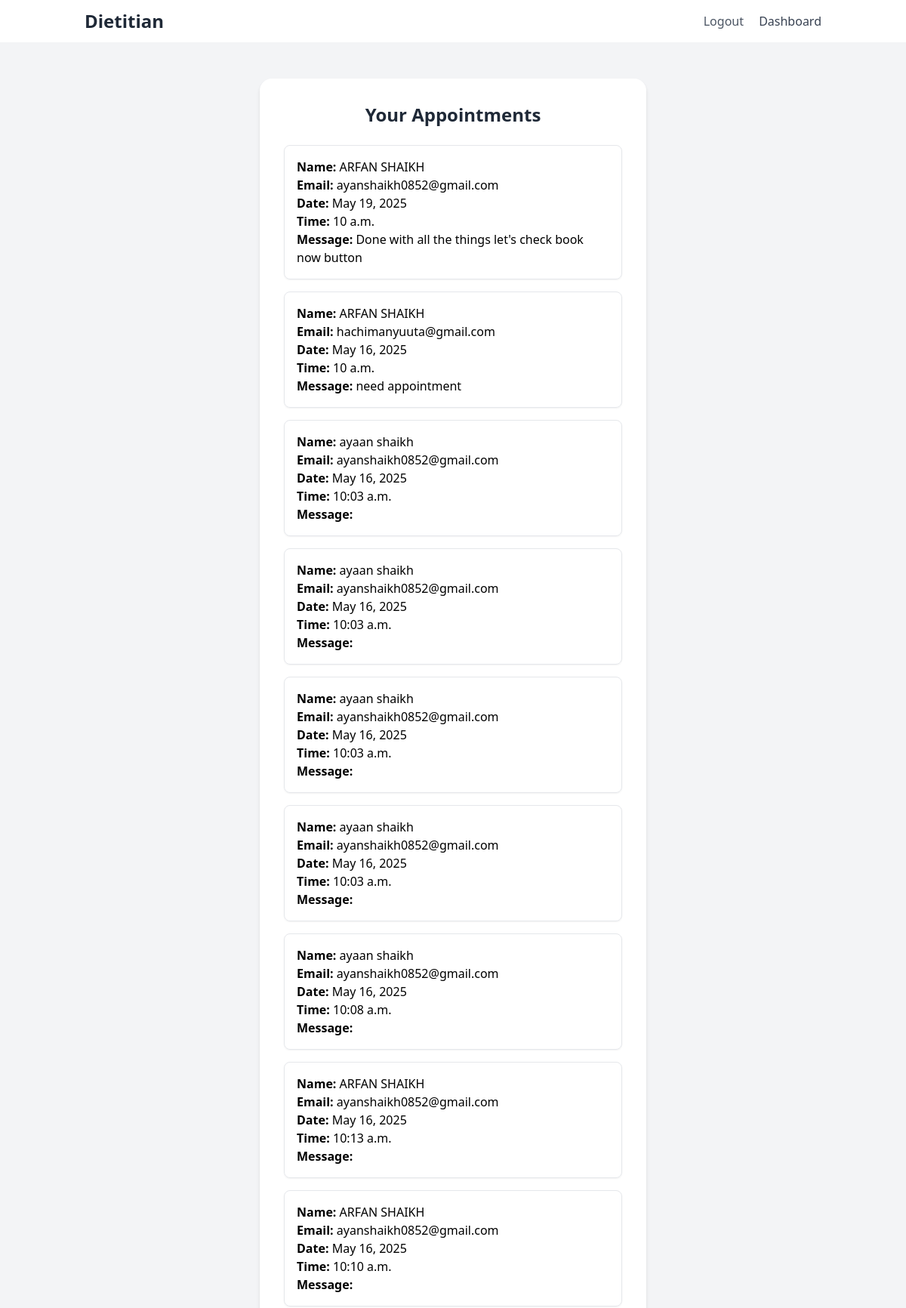
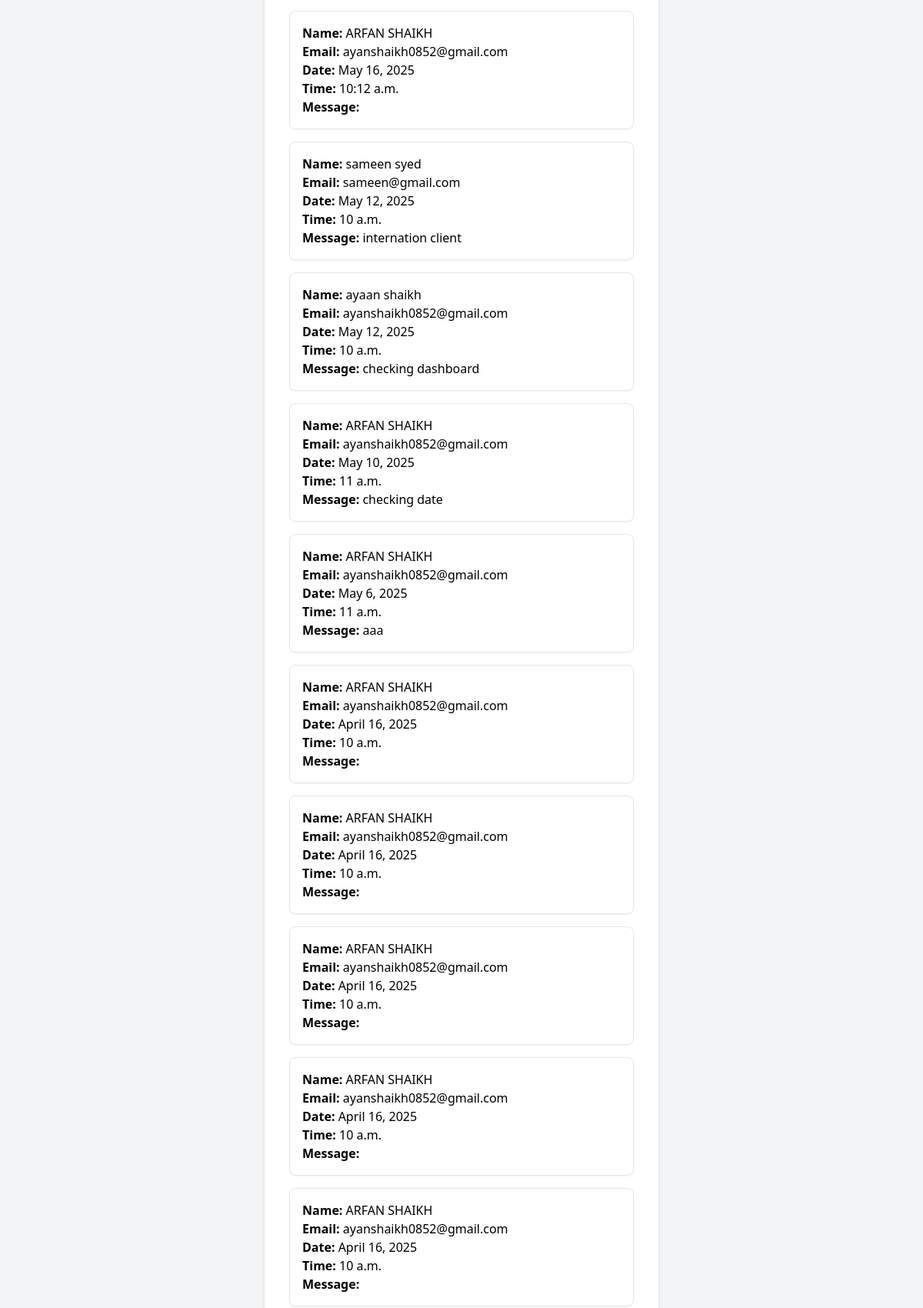
The page /appointments/ (signed in, upper part) on the database its author committed (2 pictures, top to bottom).
### main/models.py (models this page shows, shortened)
class Appointment(models.Model):
    user = models.ForeignKey(User, on_delete=models.CASCADE)
    full_name = models.CharField(max_length=100)
    email = models.EmailField()
    date = models.DateField()
    time = models.TimeField()
    message = models.TextField(blank = True)

### main/views.py (the view)
# urls.py: path('appointments/', views.user_appointments, name='user_appointments'),
@login_required
def user_appointments(request):
   appointments = Appointment.objects.filter(user=request.user).order_by('-date')
   return render(request, 'main/user_appointments.html', {'appointments': appointments})

### main/templates/main/user_appointments.html
{% extends 'base.html' %}
{% block content %}
<div class="min-h-screen bg-gray-100 flex items-center justify-center px-4 py-12">
  <div class="w-full max-w-lg bg-white rounded-2xl shadow-md p-8">
    <h2 class="text-2xl font-semibold text-gray-800 mb-6 text-center">Your Appointments</h2>
    {% if appointments %}
    <ul class="space-y-4">
      {% for appointment in appointments %}
      <li class="p-4 border rounded-lg shadow-sm">
        <p><strong>Name:</strong> {{ appointment.full_name }}</p>
        <p><strong>Email:</strong> {{ appointment.email }}</p>
        <p><strong>Date:</strong> {{ appointment.date }}</p>
        <p><strong>Time:</strong> {{ appointment.time }}</p>
        <p><strong>Message:</strong> {{ appointment.message }}</p>
      </li>
      {% endfor %}
    </ul>
    {% else %}
    <p>You have no appointments booked yet.</p>
    {% endif %}
  </div>
</div>
{% endblock %}

### theme/templates/base.html (shortened to what this page needs)
<!DOCTYPE html>
<html lang="en">
<head>
    <link href="https://cdn.jsdelivr.net/npm/tailwindcss@2.2.19/dist/tailwind.min.css" rel="stylesheet">
</head>
<body class="bg-gray-100 min-h-screen flex flex-col">
    <nav class="bg-white shadow-md">
        <div class="container mx-auto px-6 py-3 flex justify-between items-center">
            <a href="{% url 'home' %}" class="text-2xl font-bold text-gray-800">Dietitian</a>
            <div>
                {% if user.is_authenticated %}
                    <a href="{% url 'logout' %}" class="text-gray-600 hover:text-gray-800 ml-4">Logout</a>
					<a href="{% url 'user_dashboard' %}" class="text-gray-700 hover:text-blue-500 ml-4">Dashboard</a>
                {% else %}
                    <a href="{% url 'login' %}" class="text-gray-600 hover:text-gray-800 ml-4">Login</a>
                    <a href="{% url 'signup' %}" class="text-gray-600 hover:text-gray-800 ml-4">Sign Up</a>
                {% endif %}
            </div>
        </div>
    </nav>
    <main class="flex-grow">
        {% block content %}
        {% endblock %}
    </main>
</body>
</html>

### rows shown on the page
Appointment: full_name "ARFAN SHAIKH", email "ayanshaikh0852@gmail.com", date "May 19, 2025", time "10 a.m.", message "Done with all the things let's check book now button"
Appointment: full_name "ARFAN SHAIKH", email "hachimanyuuta@gmail.com", date "May 16, 2025", time "10 a.m.", message "need appointment"
Appointment: full_name "ayaan shaikh", email "ayanshaikh0852@gmail.com", date "May 16, 2025", time "10:03 a.m."
Appointment: full_name "ayaan shaikh", email "ayanshaikh0852@gmail.com", date "May 16, 2025", time "10:03 a.m."
Appointment: full_name "ayaan shaikh", email "ayanshaikh0852@gmail.com", date "May 16, 2025", time "10:03 a.m."
Appointment: full_name "ayaan shaikh", email "ayanshaikh0852@gmail.com", date "May 16, 2025", time "10:03 a.m."
Appointment: full_name "ayaan shaikh", email "ayanshaikh0852@gmail.com", date "May 16, 2025", time "10:08 a.m."
Appointment: full_name "ARFAN SHAIKH", email "ayanshaikh0852@gmail.com", date "May 16, 2025", time "10:13 a.m."
Appointment: full_name "ARFAN SHAIKH", email "ayanshaikh0852@gmail.com", date "May 16, 2025", time "10:10 a.m."
Appointment: full_name "ARFAN SHAIKH", email "ayanshaikh0852@gmail.com", date "May 16, 2025", time "10:12 a.m."
Appointment: full_name "sameen syed", email "sameen@gmail.com", date "May 12, 2025", time "10 a.m.", message "internation client"
Appointment: full_name "ayaan shaikh", email "ayanshaikh0852@gmail.com", date "May 12, 2025", time "10 a.m.", message "checking dashboard"
Appointment: full_name "ARFAN SHAIKH", email "ayanshaikh0852@gmail.com", date "May 10, 2025", time "11 a.m.", message "checking date"
Appointment: full_name "ARFAN SHAIKH", email "ayanshaikh0852@gmail.com", date "May 6, 2025", time "11 a.m.", message "aaa"
Appointment: full_name "ARFAN SHAIKH", email "ayanshaikh0852@gmail.com", date "April 16, 2025", time "10 a.m."
Appointment: full_name "ARFAN SHAIKH", email "ayanshaikh0852@gmail.com", date "April 16, 2025", time "10 a.m."
Appointment: full_name "ARFAN SHAIKH", email "ayanshaikh0852@gmail.com", date "April 16, 2025", time "10 a.m."
Appointment: full_name "ARFAN SHAIKH", email "ayanshaikh0852@gmail.com", date "April 16, 2025", time "10 a.m."
Appointment: full_name "ARFAN SHAIKH", email "ayanshaikh0852@gmail.com", date "April 16, 2025", time "10 a.m."
